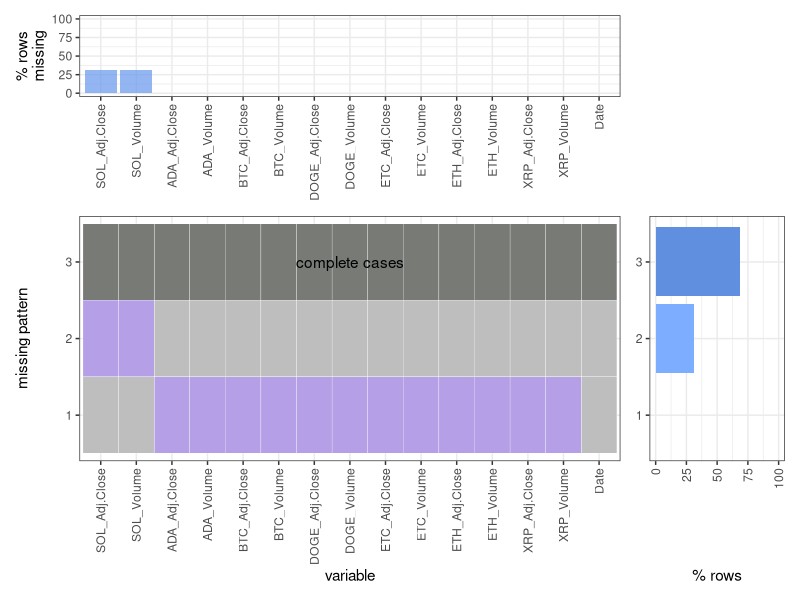
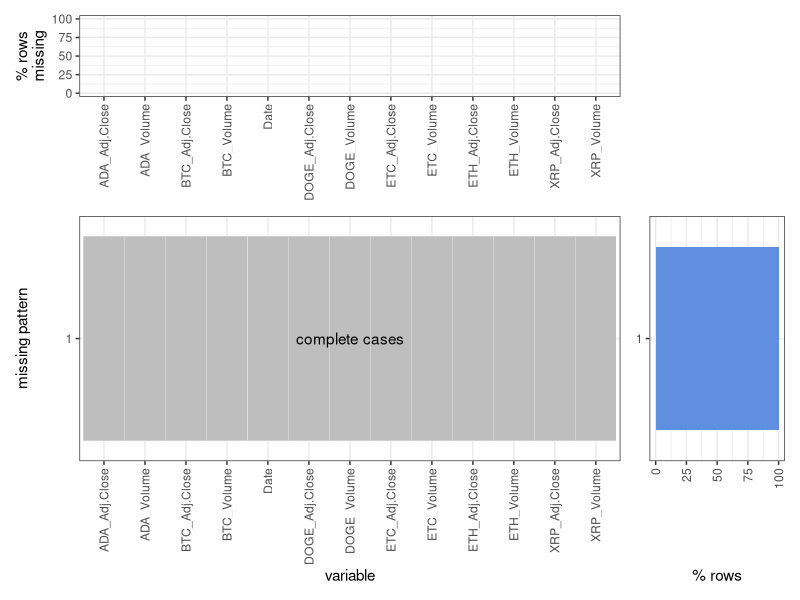

Generate these figures, in order, with R:
## ---- chunk 1
library(plyr)
library(tidyverse)
library(patchwork)
## ---- chunk 2
ADA <- data.frame(read.csv(file = './data/ADA-USD.csv')[, c("Date","Adj.Close", "Volume")])
BTC <- data.frame(read.csv(file = './data/BTC-USD.csv')[, c("Date","Adj.Close", "Volume")])
DOGE <- data.frame(read.csv(file = './data/DOGE-USD.csv')[, c("Date","Adj.Close", "Volume")])
ETC <- data.frame(read.csv(file = './data/ETC-USD.csv')[, c("Date","Adj.Close", "Volume")])
ETH <- data.frame(read.csv(file = './data/ETH-USD.csv')[, c("Date","Adj.Close", "Volume")])
SOL <- data.frame(read.csv(file = './data/SOL.csv')[, c("Date","Adj.Close","Volume")])
XRP <- data.frame(read.csv(file = './data/XRP-USD.csv')[, c("Date","Adj.Close","Volume")])

dataName = c("ADA", "BTC", "DOGE", "ETC", "ETH", "SOL", "XRP")
for (name in dataName) {
  lapply(get(name)[["Adj.Close"]],as.numeric)
}

names(ADA)[2] <- paste("ADA", "Adj.Close", sep="_")
names(ADA)[3] <- paste("ADA", "Volume", sep="_")
names(BTC)[2] <- paste("BTC", "Adj.Close", sep="_")
names(BTC)[3] <- paste("BTC", "Volume", sep="_")
names(DOGE)[2] <- paste("DOGE", "Adj.Close", sep="_")
names(DOGE)[3] <- paste("DOGE", "Volume", sep="_")
names(ETC)[2] <- paste("ETC", "Adj.Close", sep="_")
names(ETC)[3] <- paste("ETC", "Volume", sep="_")
names(ETH)[2] <- paste("ETH", "Adj.Close", sep="_")
names(ETH)[3] <- paste("ETH", "Volume", sep="_")
names(SOL)[2] <- paste("SOL", "Adj.Close", sep="_")
names(SOL)[3] <- paste("SOL", "Volume", sep="_")
names(XRP)[2] <- paste("XRP", "Adj.Close", sep="_")
names(XRP)[3] <- paste("XRP", "Volume", sep="_")

cryptos <- join_all(list(ADA, BTC, DOGE, ETC, ETH, SOL, XRP), by='Date', type='full')
## ---- chunk 3
plot_missing = function(mycars, percent = FALSE){
  missing_patterns <- data.frame(is.na(mycars)) %>%
  group_by_all() %>%
  count(name = "count", sort = TRUE) %>%
  ungroup()
  
  for(i in colnames(missing_patterns)){
    if(i != "count"){
    missing_patterns[[i]]=as.integer(as.logical(missing_patterns[[i]]))
    }
  }
  missing_patterns$alphaType=rowSums(missing_patterns[1:ncol(missing_patterns)-1])
  
  
  for (col in colnames(missing_patterns)){
    if(col != "count" & col != "alphaType"){
      for (row in rownames(missing_patterns)){
        if (missing_patterns[row,"alphaType"]==0){
          missing_patterns[row,col]=2
        }
      }
    }
  }
  
  for (col in colnames(missing_patterns)){
    if (col != "count" & col != "alphaType"){
      missing_patterns[[col]]=factor(missing_patterns[[col]])
    }
  }
  
  
  
  if(percent==FALSE){
    tmp = tibble(x=factor(names(mycars)),y=colSums(is.na(mycars)))
    miny = floor(min(tmp$y))
    maxy = ceiling(max(tmp$y))
    plot3 = tmp  %>%
      ggplot(aes(fct_reorder(x,y,.desc = TRUE),y)) + 
      geom_bar(stat="identity",fill="#6495EC",alpha=0.7) + 
      scale_y_continuous(breaks=seq(miny,maxy,by=10)) +
      ylab("num rows\nmissing") +
      theme_bw()+
      theme(axis.title.x=element_blank(), axis.text.x = element_text(angle = 90, vjust = 0.5, hjust=1))
    
    df = missing_patterns %>% 
      mutate(pattern=factor(c(nrow(missing_patterns):1)))
    df2 = df %>% gather(key = "var", value = "missing", -c(count,pattern,alphaType))
    df2$missing = factor(df2$missing, levels=c("0","1","2"))
    
    for(row in rownames(df)){
      if (df[row,"alphaType"]==0){
        annotateNum=as.numeric(df[row,"pattern"])
      }
    }
    
    
    plot1 = df2 %>%
      ggplot(aes(x=factor(var,levels = levels(fct_reorder(tmp$x,tmp$y,.desc = TRUE))), y=pattern, fill=missing)) +
      geom_tile(color="white")+
      scale_fill_manual(values=c("grey","#B59FE6","#787A76"),guide="none")+
      scale_alpha_manual(values=c(alpha("grey",0.5),alpha("#B59FE6",0.8),alpha("#787A76",0.5))) + 
      annotate("text", x=ceiling(ncol(mycars)/2), y=ceiling(annotateNum), label="complete cases")+
      xlab("variable")+
      ylab("missing pattern")+
      theme_bw()+
      theme(axis.text.x = element_text(angle = 90, vjust = 0.5, hjust=1))
    
    df$alphaType2=factor(ifelse(df$alphaType==0, 0, 1), levels=c("0","1"))
    
    plot2 = df %>%
      ggplot(aes(x=pattern,y=count,fill=alphaType2)) +
      geom_bar(stat="identity") + 
      scale_fill_manual(values=c("#608fE0","#7DADFF"),guide="none")+
      scale_alpha_manual(values=c(alpha("#608fE0",0.9),alpha("#7DADFF",0.5))) +
      coord_flip() + xlab("row count")+
      theme_bw()+
      theme(axis.title.y=element_blank(), axis.text.x = element_text(angle = 90, vjust = 0.5, hjust=1))
    
    
    layout <- "
    CCCC#
    AAAAB
    AAAAB
    AAAAB
    "
    
    return(plot1 + plot2 + plot3 + plot_layout(design = layout))
  }
  if(percent==TRUE){
    tmp = tibble(x=factor(names(mycars)),y=colSums(is.na(mycars)))
    tmp = mutate(tmp, percent = y/nrow(mycars) *100)
    
    plot3 = tmp  %>%
      ggplot(aes(fct_reorder(x,y,.desc = TRUE),percent)) + 
      geom_bar(stat="identity",fill="#6495EC",alpha=0.7) + 
      scale_y_continuous(limits=c(0, 100),breaks=seq(0,100,by=25)) +
      ylab("% rows\nmissing") +
      theme_bw()+
      theme(axis.title.x=element_blank(), axis.text.x = element_text(angle = 90, vjust = 0.5, hjust=1))
    
    df = missing_patterns %>% 
      mutate(pattern=factor(c(nrow(missing_patterns):1)))
    df2 = df %>% gather(key = "var", value = "missing", -c(count,pattern,alphaType))
    df2$missing = factor(df2$missing, levels=c("0","1","2"))
    
    for(row in rownames(df)){
      if (df[row,"alphaType"]==0){
        annotateNum=as.numeric(df[row,"pattern"])
      }
    }
    
    
    plot1 = df2 %>%
      ggplot(aes(x=factor(var,levels = levels(fct_reorder(tmp$x,tmp$y,.desc = TRUE))), y=pattern, fill=missing)) +
      geom_tile(color="white")+
      scale_fill_manual(values=c("grey","#B59FE6","#787A76"),guide="none")+
      scale_alpha_manual(values=c(alpha("grey",0.5),alpha("#B59FE6",0.8),alpha("#787A76",0.5))) + 
      annotate("text", x=ceiling(ncol(mycars)/2), y=ceiling(annotateNum), label="complete cases")+
      xlab("variable")+
      ylab("missing pattern")+
      theme_bw()+
      theme(axis.text.x = element_text(angle = 90, vjust = 0.5, hjust=1))
    
    df = mutate(df, percent=count/sum(count)*100)
    df$alphaType2=factor(ifelse(df$alphaType==0, 0, 1), levels=c("0","1"))
    
    plot2 = df %>%
      ggplot(aes(x=pattern,y=percent,fill=alphaType2)) +
      geom_bar(stat="identity") + 
      scale_fill_manual(values=c("#608fE0","#7DADFF"),guide="none")+
      scale_alpha_manual(values=c(alpha("#608fE0",0.9),alpha("#7DADFF",0.5))) +
      coord_flip() + ylab("% rows")+
      scale_y_continuous(limits=c(0, 100),breaks=seq(0,100,by=25)) +
      theme_bw()+
      theme(axis.title.y=element_blank(), axis.text.x = element_text(angle = 90, vjust = 0.5, hjust=1))
    
    
    layout <- "
    CCCC#
    AAAAB
    AAAAB
    AAAAB
    "
    return(plot1 + plot2 + plot3 + plot_layout(design = layout))    
  }
}
## ---- chunk 4
plot_missing(cryptos, percent = TRUE)
## ---- chunk 5
sapply(cryptos, function(x) sum(is.na(x)))
## ---- chunk 6
cryptos <- join_all(list(ADA, BTC, DOGE, ETC, ETH, XRP), by='Date', type='full')
plot_missing(cryptos, percent = TRUE)
## ---- chunk 7
sapply(cryptos, function(x) sum(is.na(x)))
## ---- chunk 8
tmp = data.frame(read.csv(file = './data/interactive.csv')[, c("ADA", "BTC", "DOGE", "ETC", "ETH", "XRP")])
close_scaled=data.frame(scale(tmp))
close_date_scaled=data.frame(Date=cryptos$Date,close_scaled)
write.csv(close_date_scaled, './data/iteractive_v2.csv')
